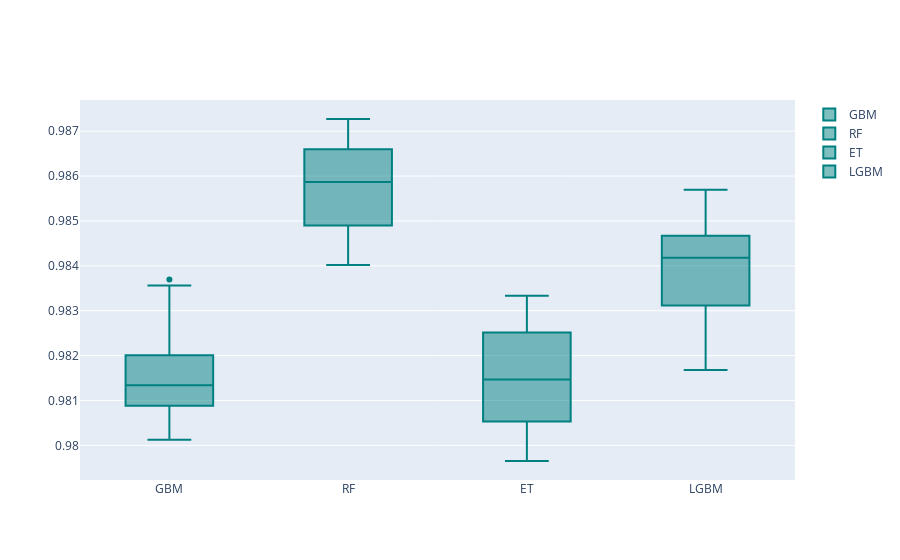

The code cell stored with this chart in its notebook:
### Code cell
models = GetBasedModel()
names,results = BasedLine2(X_train, y_train, models)
PlotBoxR().PlotResult(names,results)

### Figure 1 — Plotly figure (JSON) as saved in the notebook; plotly's stock layout.template omitted (floating-point values rounded to 4 significant figures)
{"data": [{"marker": {"color": "rgb(0, 128, 128)"}, "name": "GBM", "type": "box", "y": [0.9808, 0.9813, 0.982, 0.9813, 0.9836, 0.9815, 0.9837, 0.9809, 0.9812, 0.9801]}, {"marker": {"color": "rgb(0, 128, 128)"}, "name": "RF", "type": "box", "y": [0.9844, 0.9855, 0.9866, 0.9853, 0.9863, 0.9867, 0.9873, 0.9849, 0.9866, 0.984]}, {"marker": {"color": "rgb(0, 128, 128)"}, "name": "ET", "type": "box", "y": [0.9799, 0.9813, 0.9826, 0.9805, 0.9824, 0.9825, 0.9833, 0.981, 0.9816, 0.9797]}, {"marker": {"color": "rgb(0, 128, 128)"}, "name": "LGBM", "type": "box", "y": [0.983, 0.9842, 0.9841, 0.9839, 0.9852, 0.9842, 0.9857, 0.9847, 0.9831, 0.9817]}], "layout": {"autosize": true, "xaxis": {"autorange": true, "range": [-0.5, 3.5], "type": "category"}, "yaxis": {"autorange": true, "range": [0.9792, 0.9877], "type": "linear"}}}
